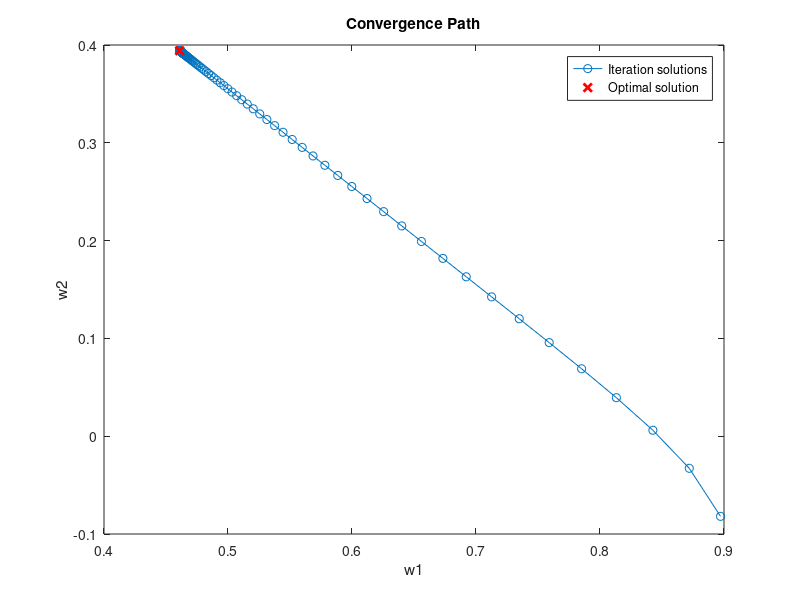
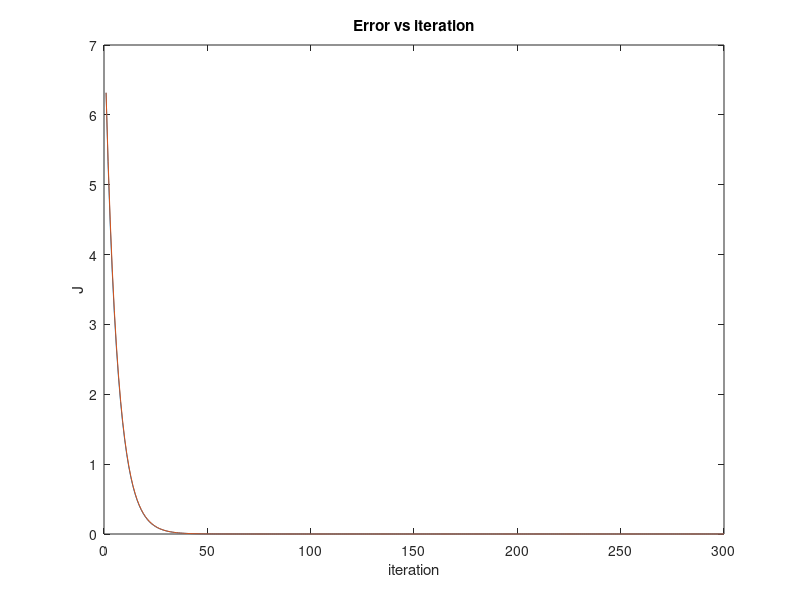

These figures' MATLAB source, in order:
clear all, close all, clc;

addpath ..\library\

num_iter = 300;

% ========== Arguments gd ==========

x = rand(1,randi([100,200]));
M = 2;
error_tolerance = 0;
max_num_iter = num_iter;

% ========== Function gd ==========

% compute optimal solution using "lpc"
w_o_opt = lpc(x, M);
w_o_opt = -w_o_opt(2:end)';

% init iteration solutions
w_o_partial = zeros(num_iter,M);
J_partial = zeros(num_iter,1);

J_min = sum(x.^2);

N = length(x);

% calculate autocorrelation
rx = xcorr(x, M, 'biased');
rx = N * rx(M+1:end)'; % biased autocorrelation

R = toeplitz(rx(1:M+1)); % toeplitz matrix of the autocorrelation

eigs_R = eig(R(2:end,2:end)); % eigenvalues of R matrix (excluding the first row and column)
factor = 0.3;
mu_max = 2/max(eigs_R); % maximum value of mu for gradient descent
mu = factor * mu_max; % learning rate for gradient descent
assert(mu < 0.1)

lambda_min = min(eigs_R);
tau = 1 / 2 / mu / lambda_min;
tau = -1/(2 * log(1 - mu*lambda_min));

% initialize coefficients to random values between -1 and 1
w_o = 2*rand(1,M)'-1;

grad = 1;
num_iter = 0;
% perform gradient descent
while (sum(abs(grad)) > error_tolerance) && (num_iter < max_num_iter)
    % modify to do this until sufficient convergence is reached
    % update coefficients
    grad = (rx(2:end) - R(2:end,2:end) * w_o);
    w_o = w_o + mu*grad;
    w_o_partial(num_iter+1,:) = w_o;
    J_partial(num_iter+1) = J_min + (w_o - w_o_opt)' * R(2:end,2:end) * (w_o - w_o_opt);
    num_iter = num_iter + 1;
end

w1 = w_o_partial(:,1);
w2 = w_o_partial(:,2);

% plot solution vectors
plot(w1,w2,'-o');
hold on;
plot(w_o_opt(1),w_o_opt(2),'rx','LineWidth',2);

hold off;
xlabel('w1');
ylabel('w2');
title('Convergence Path');
legend('Iteration solutions', 'Optimal solution');

amp = J_partial(1) - J_min(1)
iter_axis = 1:num_iter;
exponential = amp*exp(-1/tau*(iter_axis - 1))

figure;
plot(iter_axis,J_partial - J_min);
hold on
plot(iter_axis,exponential)
title('Error vs iteration')
xlabel('iteration')
ylabel('J')
